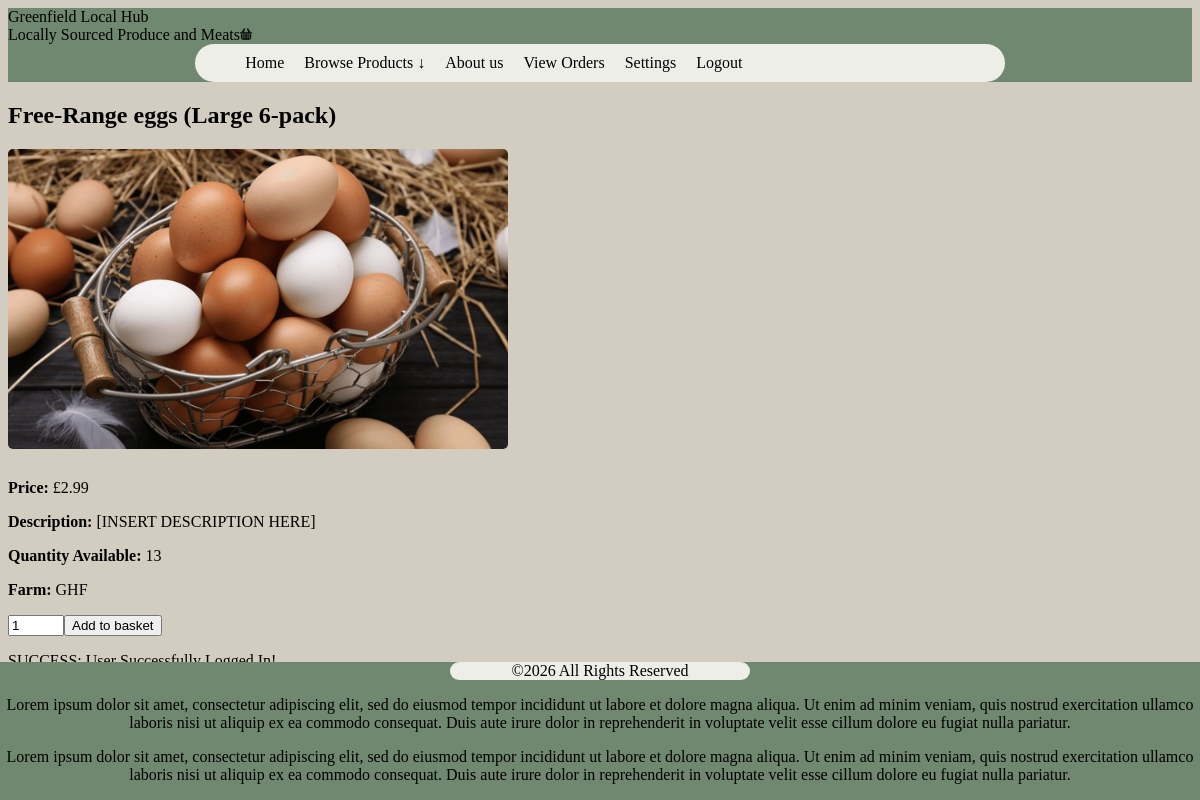
The app's page /product_single.php?id=1 (signed in) with its own data.
### tables this page shows
CREATE TABLE `products` (
  `product_id` int NOT NULL,
  `name` text NOT NULL,
  `description` text NOT NULL,
  `farm` text NOT NULL,
  `image` text NOT NULL,
  `image_alt` text NOT NULL,
  `price` float NOT NULL,
  `quantity` int NOT NULL
);

### assets/dbconn.php (called while the page is built, shortened)
<?php
    function dbconn_select(){
        $servername = "localhost";
        $dbusername = "glh_select";
        $dbpassword = "greenfield";
        $dbname = "glh_db";
        try {
            $conn = new PDO("mysql:host=$servername;port=3306;dbname=$dbname", $dbusername, $dbpassword);
            $conn->setAttribute(PDO::ATTR_ERRMODE, PDO::ERRMODE_EXCEPTION);
            return $conn;
        } catch(PDOException $e) {
            error_log("database error in super_checker: " . $e->getMessage());
            throw $e;
        }
    }

### product_single.php (the view, shortened to what this page needs)
<?php
    require_once "assets/dbconn.php";
    require_once "assets/common.php";
    $product_id = isset($_GET['id']) ? $_GET['id'] : false;
    $product = getproductbyid(dbconn_select(), $product_id);
    echo "<!DOCTYPE html>";
    echo "<html lang='en'>";
        echo "<head>";
            echo "<link rel='stylesheet' type='text/css' href='assets/styles.css'>";
        echo "</head>";
        echo "<body>";
            require "assets/header.php";
    echo "<div class =product-single>";
    echo "<h2>" . $product['name'] . "</h2>";
        echo "<img src='" . $product['image'] . "' alt='" . $product['image_alt'] . "'>";
        echo "<p><strong>Price:  </strong> £" . number_format($product['price'], 2) . "</p>";
        echo "<p><strong>Description:  </strong> " . $product['description'] . "</p>";
        echo "<p><strong>Quantity Available:  </strong> " . $product['quantity'] . "</p>";
        echo "<p><strong>Farm:  </strong> " . $product['farm'] . "</p>";
    echo "</div>";
    if ($product['quantity'] > 0) {
        echo " <form action='' method='post'>";
        echo "<td>";
        echo "<input type='number' name='quantity' min='1' max= " . $product['quantity'] . "  value='1' />";
        echo "<input type='submit' name='addprod' value='Add to basket' />";
        echo "</td>";
        echo "</form>";
    } else {
        echo " <form action='' method='post'>";
        echo "<input type='hidden' name='itemid' value=" . $product['product_id'] . ">";
        echo "<input type='submit' disabled name='addprod' value='Sold Out' />";
    }
echo user_message();
            require "assets/footer.php";
        echo "</body>";
    echo "</html>";

### assets/styles.css (style rules this page uses)
body { background-color: #d3ccc0; color: black; }
.product-single img { width: 500px; height: 300px; object-fit: cover; border-radius: 5px; margin-bottom: 10px; }

### records on screen
products: name "Free-Range eggs (Large 6-pack)", image (picture), price "2.99", description "[INSERT DESCRIPTION HERE]", quantity "13", farm "GHF"

### other values on screen
$_SESSION['usermessage'] "SUCCESS: User Successfully Logged In!"
